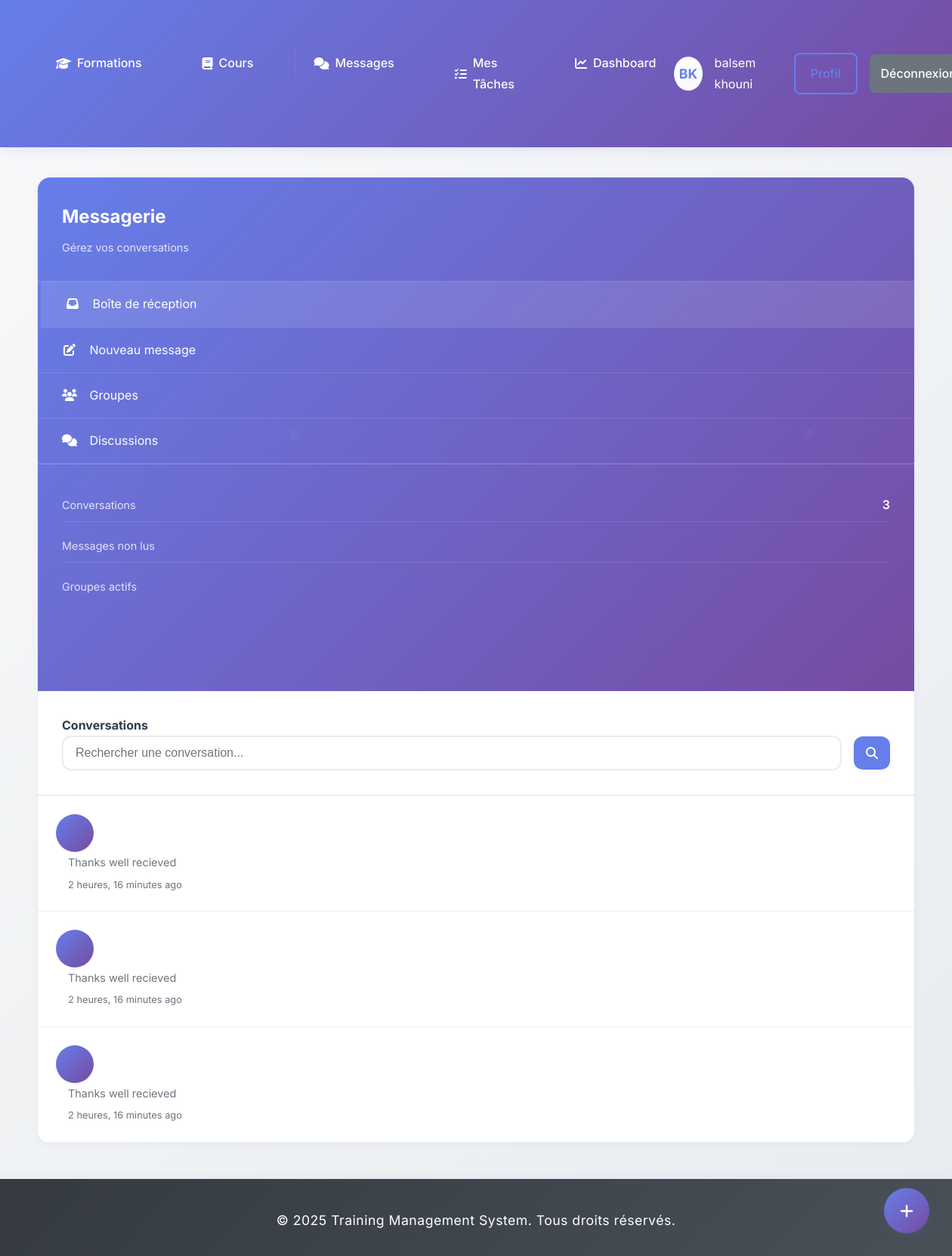
Screenshot of /messaging/inbox/ (signed in) with the database file from the repository.
### users/models.py (models this page shows, shortened)
class Utilisateur(AbstractUser):
    email = models.EmailField(unique=True)
    nom = models.CharField(max_length=100)
    prenom = models.CharField(max_length=100)
    telephone = models.CharField(max_length=20, blank=True)
    adresse = models.TextField(blank=True)
    date_naissance = models.DateField(null=True, blank=True)
    photo_profil = models.ImageField(upload_to='profiles/', blank=True, null=True)
    date_creation = models.DateTimeField(default=timezone.now)
    derniere_connexion = models.DateTimeField(null=True, blank=True)
    USERNAME_FIELD = 'email'
    REQUIRED_FIELDS = ['username', 'nom', 'prenom']
    class Meta:
        verbose_name = 'Utilisateur'
        verbose_name_plural = 'Utilisateurs'

### messaging/models.py (models this page shows, shortened)
class Message(models.Model):
    expediteur = models.ForeignKey(Utilisateur, on_delete=models.CASCADE, related_name='messages_envoyes')
    destinataire = models.ForeignKey(Utilisateur, on_delete=models.CASCADE, related_name='messages_recus')
    sujet = models.CharField(max_length=200)
    contenu = models.TextField()
    fichier_joint = models.FileField(upload_to='messages/', blank=True, null=True)
    date_envoi = models.DateTimeField(default=timezone.now)
    lu = models.BooleanField(default=False)
    date_lecture = models.DateTimeField(null=True, blank=True)
    important = models.BooleanField(default=False)
    archive = models.BooleanField(default=False)
    class Meta:
        verbose_name = 'Message'
        verbose_name_plural = 'Messages'
        ordering = ['-date_envoi']

### messaging/views.py (the view)
# urls.py: path('inbox/', views.messages_inbox, name='inbox'),
@login_required
def messages_inbox(request):
    conversations = Message.objects.filter(
        Q(expediteur=request.user) | Q(destinataire=request.user)
    ).values('expediteur', 'destinataire').distinct()
    conversation_list = []
    for conv in conversations:
        if conv['expediteur'] == request.user.id:
            partner_id = conv['destinataire']
        else:
            partner_id = conv['expediteur']
        try:
            partner = Utilisateur.objects.get(id=partner_id)
            latest_message = Message.objects.filter(
                Q(expediteur=request.user, destinataire=partner) |
                Q(expediteur=partner, destinataire=request.user)
            ).order_by('-date_envoi').first()
            unread_count = Message.objects.filter(
                expediteur=partner,
                destinataire=request.user,
                lu=False
            ).count()
            conversation_list.append({
                'partner': partner,
                'latest_message': latest_message,
                'unread_count': unread_count
            })
        except Utilisateur.DoesNotExist:
            continue
    conversation_list.sort(key=lambda x: x['latest_message'].date_envoi if x['latest_message'] else timezone.now(), reverse=True)
    context = {
        'conversations': conversation_list,
    }
    return render(request, 'messaging/inbox.html', context)

### templates/messaging/inbox.html (shortened to what this page needs)
{% extends 'base.html' %}
{% load static %}
{% block content %}
<div class="container-fluid">
    <div class="messaging-container">
        <div class="row g-0">
            <div class="col-md-3 messaging-sidebar">
                <div class="sidebar-header">
                    <h3 class="sidebar-title">Messagerie</h3>
                    <p class="sidebar-subtitle">Gérez vos conversations</p>
                </div>
                <ul class="sidebar-nav">
                    <li>
                        <a href="{% url 'messaging:inbox' %}" class="active">
                            <span>
                                <i class="fas fa-inbox"></i> Boîte de réception
                            </span>
                        </a>
                    </li>
                    <li>
                        <a href="{% url 'messaging:compose' %}">
                            <span>
                                <i class="fas fa-edit"></i> Nouveau message
                            </span>
                        </a>
                    </li>
                    <li>
                        <a href="{% url 'messaging:groups' %}">
                            <span>
                                <i class="fas fa-users"></i> Groupes
                            </span>
                        </a>
                    </li>
                    <li>
                        <a href="{% url 'messaging:discussions' %}">
                            <span>
                                <i class="fas fa-comments"></i> Discussions
                            </span>
                        </a>
                    </li>
                </ul>
                <div class="sidebar-stats">
                    <div class="stat-item">
                        <span class="stat-label">Conversations</span>
                        <span class="stat-value">{{ conversations|length }}</span>
                    </div>
                    <div class="stat-item">
                        <span class="stat-label">Messages non lus</span>
                    </div>
                    <div class="stat-item">
                        <span class="stat-label">Groupes actifs</span>
                    </div>
                </div>
            </div>
            <div class="col-md-9">
                <div class="messages-header">
                    <div class="row align-items-center">
                        <div class="col-md-6">
                            <h4 class="mb-0">Conversations</h4>
                        </div>
                        <div class="col-md-6">
                            <form method="GET" class="search-form">
                                <input type="text" name="q" class="form-control search-input"
                                       placeholder="Rechercher une conversation..." value="{{ request.GET.q }}">
                                <button type="submit" class="btn search-btn">
                                    <i class="fas fa-search"></i>
                                </button>
                            </form>
                        </div>
                    </div>
                </div>
                <div class="message-content">
                    {% if conversations %}
                        {% for conversation in conversations %}
                        <div class="conversation-item {% if conversation.unread_count > 0 %}unread{% endif %}"
                             onclick="window.location.href='{% url 'messaging:chat_conversation' conversation.partner.id %}'">
                            <div class="d-flex align-items-start">
                                <div class="conversation-avatar">
                                </div>
                                <div class="conversation-info">
                                    <div class="d-flex justify-content-between align-items-start">
                                        <div class="flex-grow-1">
                                            <div class="conversation-preview">
                                                {% if conversation.latest_message %}
                                                    {{ conversation.latest_message.contenu|truncatewords:15 }}
                                                {% else %}
                                                    Aucun message
                                                {% endif %}
                                            </div>
                                        </div>
                                        <div class="conversation-meta">
                                            <div class="conversation-time">
                                                {% if conversation.latest_message %}
                                                    {{ conversation.latest_message.date_envoi|timesince }} ago
                                                {% endif %}
                                            </div>
                                        </div>
                                    </div>
                                </div>
                            </div>
                        </div>
                        {% endfor %}
                    {% endif %}
                </div>
            </div>
        </div>
    </div>
</div>
<a href="{% url 'messaging:compose' %}" class="compose-btn">
    <i class="fas fa-plus fa-lg"></i>
</a>
{% endblock %}

### templates/base.html (shortened to what this page needs)
<!DOCTYPE html>
<html lang="fr">
<head>
    <link rel="stylesheet" href="https://cdnjs.cloudflare.com/ajax/libs/font-awesome/6.4.0/css/all.min.css">
</head>
<body>
    <header class="header">
        <nav class="nav-container">
            <ul class="nav-menu">
                <li><a href="{% url 'formations:list' %}"><i class="fas fa-graduation-cap"></i> Formations</a></li>
                <li><a href="{% url 'courses:list' %}"><i class="fas fa-book"></i> Cours</a></li>
                {% if user.is_authenticated %}
                    <li><a href="{% url 'messaging:inbox' %}"><i class="fas fa-comments"></i> Messages</a></li>
                    <li><a href="{% url 'formations:task_list' %}"><i class="fas fa-tasks"></i> Mes Tâches</a></li>
                    <li><a href="{% url 'users:dashboard' %}"><i class="fas fa-chart-line"></i> Dashboard</a></li>
                {% endif %}
            </ul>
            <div class="user-menu">
                {% if user.is_authenticated %}
                    <div class="user-avatar interactive-element">
                        {{ user.prenom|first|upper }}{{ user.nom|first|upper }}
                    </div>
                    <span>{{ user.prenom }} {{ user.nom }}</span>
                    <a href="{% url 'users:profile' %}" class="btn btn-outline">Profil</a>
                    <a href="{% url 'users:logout' %}" class="btn btn-secondary">Déconnexion</a>
                {% else %}
                    <a href="{% url 'users:login' %}" class="btn btn-outline">Connexion</a>
                    <a href="{% url 'users:register' %}" class="btn btn-primary">Inscription</a>
                {% endif %}
            </div>
        </nav>
    </header>
    <main class="main-content">
        {% block content %}
        {% endblock %}
    </main>
    <footer class="footer">
        <p>&copy; 2025 Training Management System. Tous droits réservés.</p>
    </footer>
</body>
</html>

### templates/base.html (style rules this page uses)
* { margin: 0; padding: 0; box-sizing: border-box; }
:root { --primary-color: #667eea; --secondary-color: #764ba2; --accent-color: #f093fb; --success-color: #28a745; --warning-color: #ffc107; --danger-color: #dc3545; --info-color: #17a2b8; --light-color: #f8f9fa; --dark-color: #343a40; --text-primary: #2c3e50; --text-secondary: #6c757d; --border-color: #e9ecef; --shadow-light: 0 2px 8px rgba(102,126,234,0.08); --shadow-medium: 0 4px 16px rgba(102,126,234,0.12); --shadow-heavy: 0 8px 32px rgba(102,126,234,0.16); --transition-fast: 0.2s ease; --transition-medium: 0.3s ease; --transition-slow: 0.5s ease; }
body { font-family: 'Inter', 'Segoe UI', Tahoma, Geneva, Verdana, sans-serif; background: linear-gradient(135deg, #f8f9fa 0%, #e9ecef 100%); line-height: 1.7; color: var(--text-primary); font-weight: 400; }
.header { background: linear-gradient(135deg, var(--primary-color) 0%, var(--secondary-color) 100%); color: white; padding: 1rem 0; box-shadow: var(--shadow-medium); position: sticky; top: 0; z-index: 100; backdrop-filter: blur(10px); }
.nav-container { max-width: 1200px; margin: 0 auto; display: flex; justify-content: space-between; align-items: center; padding: 0 20px; }
.nav-menu { display: flex; list-style: none; gap: 2rem; }
.nav-menu a { color: white; text-decoration: none; padding: 0.75rem 1.5rem; border-radius: 8px; font-weight: 500; transition: var(--transition-medium); position: relative; overflow: hidden; display: flex; align-items: center; gap: 0.5rem; }
.nav-menu a::before { content: ''; position: absolute; top: 0; left: 0; width: 100%; height: 100%; background: rgba(255,255,255,0.1); transform: translateX(-100%); transition: var(--transition-medium); }
.user-menu { display: flex; align-items: center; gap: 1rem; }
.user-avatar { width: 45px; height: 45px; border-radius: 50%; background: linear-gradient(135deg, #fff 0%, #f8f9fa 100%); color: var(--primary-color); display: flex; align-items: center; justify-content: center; font-weight: bold; font-size: 1.1rem; box-shadow: var(--shadow-light); transition: var(--transition-medium); border: 2px solid transparent; }
.main-content { max-width: 1200px; margin: 2.5rem auto 2rem auto; padding: 0 20px; min-height: calc(100vh - 220px); }
.btn { display: inline-flex; align-items: center; justify-content: center; gap: 0.5rem; padding: 0.75rem 1.5rem; border: none; border-radius: 8px; text-decoration: none; cursor: pointer; font-size: 1rem; font-weight: 500; transition: var(--transition-medium); text-align: center; box-shadow: var(--shadow-light); position: relative; overflow: hidden; min-height: 44px; }
.btn::before { content: ''; position: absolute; top: 50%; left: 50%; width: 0; height: 0; background: rgba(255,255,255,0.2); border-radius: 50%; transform: translate(-50%, -50%); transition: var(--transition-medium); }
.btn-secondary { background: var(--text-secondary); color: white; }
.btn-outline { background: transparent; border: 2px solid var(--primary-color); color: var(--primary-color); }
.form-control { width: 100%; padding: 0.875rem 1rem; border: 2px solid var(--border-color); border-radius: 8px; font-size: 1rem; transition: var(--transition-medium); background: #fff; }
.footer { background: linear-gradient(135deg, var(--dark-color) 0%, #495057 100%); color: white; text-align: center; padding: 2.5rem 0 2rem 0; margin-top: 3rem; font-size: 1.1rem; letter-spacing: 0.5px; box-shadow: 0 -2px 12px rgba(102,126,234,0.07); }
.interactive-element { transition: var(--transition-medium); cursor: pointer; }
html { scroll-behavior: smooth; }

### rows the page displays
Utilisateur: prenom|first "B", nom|first "K", prenom "balsem", nom "khouni"
Utilisateur: latest_message.contenu "Thanks well recieved", latest_message.date_envoi "2 heures, 16 minutes"

### other values shown
{{ conversations|length }} "3"
